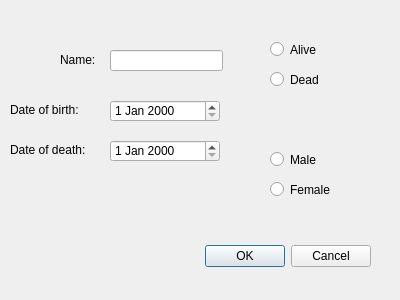
<?xml version="1.0" encoding="UTF-8"?>
<ui version="4.0">
 <class>PersonEdit</class>
 <widget class="QDialog" name="PersonEdit">
  <property name="geometry">
   <rect>
    <x>0</x>
    <y>0</y>
    <width>400</width>
    <height>300</height>
   </rect>
  </property>
  <property name="windowTitle">
   <string>Dialog</string>
  </property>
  <widget class="QDialogButtonBox" name="buttonBox">
   <property name="geometry">
    <rect>
     <x>30</x>
     <y>240</y>
     <width>341</width>
     <height>32</height>
    </rect>
   </property>
   <property name="orientation">
    <enum>Qt::Horizontal</enum>
   </property>
   <property name="standardButtons">
    <set>QDialogButtonBox::Cancel|QDialogButtonBox::Ok</set>
   </property>
  </widget>
  <widget class="QLineEdit" name="nameEdit">
   <property name="geometry">
    <rect>
     <x>110</x>
     <y>50</y>
     <width>113</width>
     <height>21</height>
    </rect>
   </property>
  </widget>
  <widget class="QDateEdit" name="dobEdit">
   <property name="geometry">
    <rect>
     <x>110</x>
     <y>100</y>
     <width>110</width>
     <height>22</height>
    </rect>
   </property>
  </widget>
  <widget class="QDateEdit" name="dodEdit">
   <property name="geometry">
    <rect>
     <x>110</x>
     <y>140</y>
     <width>110</width>
     <height>22</height>
    </rect>
   </property>
  </widget>
  <widget class="QRadioButton" name="aliveButton">
   <property name="geometry">
    <rect>
     <x>270</x>
     <y>40</y>
     <width>84</width>
     <height>19</height>
    </rect>
   </property>
   <property name="text">
    <string>Alive</string>
   </property>
   <attribute name="buttonGroup">
    <string notr="true">livingGroup</string>
   </attribute>
  </widget>
  <widget class="QRadioButton" name="deadButton">
   <property name="geometry">
    <rect>
     <x>270</x>
     <y>70</y>
     <width>84</width>
     <height>19</height>
    </rect>
   </property>
   <property name="text">
    <string>Dead</string>
   </property>
   <attribute name="buttonGroup">
    <string notr="true">livingGroup</string>
   </attribute>
  </widget>
  <widget class="QRadioButton" name="maleButton">
   <property name="geometry">
    <rect>
     <x>270</x>
     <y>150</y>
     <width>84</width>
     <height>19</height>
    </rect>
   </property>
   <property name="text">
    <string>Male</string>
   </property>
   <attribute name="buttonGroup">
    <string notr="true">genderGroup</string>
   </attribute>
  </widget>
  <widget class="QRadioButton" name="femaleButton">
   <property name="geometry">
    <rect>
     <x>270</x>
     <y>180</y>
     <width>84</width>
     <height>19</height>
    </rect>
   </property>
   <property name="text">
    <string>Female</string>
   </property>
   <attribute name="buttonGroup">
    <string notr="true">genderGroup</string>
   </attribute>
  </widget>
  <widget class="QLabel" name="label">
   <property name="geometry">
    <rect>
     <x>60</x>
     <y>50</y>
     <width>68</width>
     <height>19</height>
    </rect>
   </property>
   <property name="text">
    <string>Name:</string>
   </property>
  </widget>
  <widget class="QLabel" name="label_2">
   <property name="geometry">
    <rect>
     <x>10</x>
     <y>100</y>
     <width>101</width>
     <height>20</height>
    </rect>
   </property>
   <property name="text">
    <string>Date of birth:</string>
   </property>
  </widget>
  <widget class="QLabel" name="label_3">
   <property name="geometry">
    <rect>
     <x>10</x>
     <y>140</y>
     <width>101</width>
     <height>20</height>
    </rect>
   </property>
   <property name="text">
    <string>Date of death:</string>
   </property>
  </widget>
 </widget>
 <resources/>
 <connections>
  <connection>
   <sender>buttonBox</sender>
   <signal>accepted()</signal>
   <receiver>PersonEdit</receiver>
   <slot>accept()</slot>
   <hints>
    <hint type="sourcelabel">
     <x>248</x>
     <y>254</y>
    </hint>
    <hint type="destinationlabel">
     <x>157</x>
     <y>274</y>
    </hint>
   </hints>
  </connection>
  <connection>
   <sender>buttonBox</sender>
   <signal>rejected()</signal>
   <receiver>PersonEdit</receiver>
   <slot>reject()</slot>
   <hints>
    <hint type="sourcelabel">
     <x>316</x>
     <y>260</y>
    </hint>
    <hint type="destinationlabel">
     <x>286</x>
     <y>274</y>
    </hint>
   </hints>
  </connection>
 </connections>
 <buttongroups>
  <buttongroup name="livingGroup"/>
  <buttongroup name="genderGroup"/>
 </buttongroups>
</ui>
